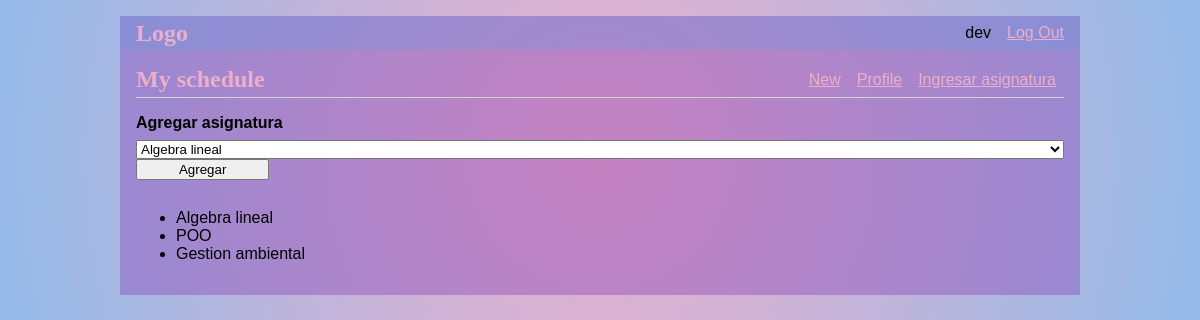
/schedule (signed in), run on an earlier commit of the app's database.
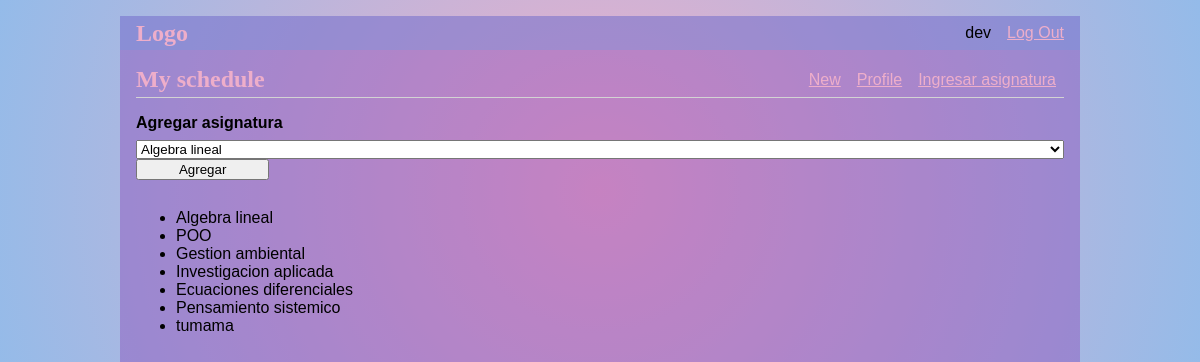
And on a later commit of the database.
### tables this page shows
CREATE TABLE user (
  id INTEGER PRIMARY KEY,
  idtype INTEGER,
  username TEXT UNIQUE NOT NULL,
  password TEXT NOT NULL,
  rol_id INTEGER NOT NULL,
  FOREIGN KEY (rol_id) REFERENCES rol (id),
  FOREIGN KEY (idtype) REFERENCES id_type (id)
);

CREATE TABLE subject_ (
  id INTEGER PRIMARY KEY AUTOINCREMENT,
  name_s TEXT NOT NULL
);

### flaskr/userspace.py (the view)
@bp.route('/schedule', methods=('GET', 'POST'))
@login_required
def schedule():
    mySchedule.addSbjct()
    subjects = mySchedule.getSbjcts()
    schedules = mySchedule.getSchdls()
    return render_template('userspace/schedule.html', subjects=subjects, schedules=schedules)

### flaskr/auth.py (called while the page is built)
@bp.before_app_request
def load_logged_in_user():
    user_id = session.get('user_id')
    if user_id is None:
        g.user = None
    else:
        g.user = get_db().execute(
            'SELECT * FROM user WHERE id = ?', (user_id,)
        ).fetchone()

def login_required(view):
    @functools.wraps(view)
    def wrapped_view(**kwargs):
        if g.user is None:
            return redirect(url_for('auth.login'))
        return view(**kwargs)
    return wrapped_view

### flaskr/db.py (called while the page is built)
def get_db():
    if 'db' not in g:
        g.db = sqlite3.connect(
            current_app.config['DATABASE'],
            detect_types=sqlite3.PARSE_DECLTYPES
        )
        g.db.row_factory = sqlite3.Row
    return g.db

### flaskr/userspace.py (called while the page is built, shortened)
    def getSbjcts(self):
        return self.subjects

    def getSchdls(self):
        return self.schedules

    def addSbjct(self):
        db = get_db()
        self.subjects = db.execute(
            'SELECT id, name_s FROM subject_'
        ).fetchall()
        self.owner = g.user['id']
        owner = self.owner
        self.schedules = db.execute(
            'SELECT s.name_s FROM subject_ s, schedule sch WHERE s.id = sch.id_subj AND sch.id_user = ?',
            (owner,)
        ).fetchall()

### flaskr/templates/userspace/schedule.html
{% extends 'base.html' %}
{% block header %}
  <h1>{% block title %}My schedule{% endblock %}</h1>
  {% if g.user %}
    <a class="action" href="{{ url_for('blog.create') }}">New</a>
    <a class="action" href="{{ url_for('userspace.profile') }}">Profile</a>
    <a class="action" href="{{ url_for('userspace.addSubject') }}">Ingresar asignatura</a>
  {% endif %}
{% endblock %}
{% block content %}
  <form method="post">
    <label for="Agregar asignatura">Agregar asignatura</label>
    <select name="subject" id="subject">
      {% for subject in subjects %}
          <option value="{{ subject['id'] }}">{{ subject['name_s'].capitalize() }}</option>
      {% endfor %}
  </select>
  <input type="submit" value="Agregar">
  </form>
  <ul>
    {% for sch in schedules %}
      <li>{{ sch['name_s']}}</li>
    {% endfor %}
  </ul>
{% endblock %}

### flaskr/templates/base.html (shortened to what this page needs)
<!doctype html>
<link rel="stylesheet" href="{{ url_for('static', filename='style.css') }}">
<nav>
  <h1><a class="action" href="{{ url_for('blog.index') }}" style="text-decoration: none;" >Logo</a></h1>
  <ul>
    {% if g.user %}
      <li><span>{{ g.user['username'] }}</span>
      <li><a href="{{ url_for('auth.logout') }}">Log Out</a>
    {% else %}
      <li><a href="{{ url_for('auth.register') }}">Register</a>
      <li><a href="{{ url_for('auth.login') }}">Log In</a>
    {% endif %}
  </ul>
</nav>
<section class="content">
  <header>
    {% block header %}{% endblock %}
  </header>
  {% block content %}{% endblock %}
</section>

### flaskr/static/style.css (style rules this page uses)
h1 { font-family: Cambria, serif; color: #eeaeca; margin: 1rem 0; }
a { color: #eeaeca; }
nav { background: #649cde4a; display: flex; align-items: center; padding: 0 0.5rem; }
nav h1 { flex: auto; margin: 0; }
nav h1 a { text-decoration: none; padding: 0.25rem 0.5rem; }
nav ul { display: flex; list-style: none; margin: 0; padding: 0; }
nav ul li a, nav ul li span, header .action { display: block; padding: 0.5rem; }
.content { padding: 0 1rem 1rem; }
.content > header { border-bottom: 1px solid lightgray; display: flex; align-items: flex-end; }
.content > header h1 { flex: auto; margin: 1rem 0 0.25rem 0; }
.content:last-child { margin-bottom: 0; }
.content form { margin: 1em 0; display: flex; flex-direction: column; }
.content label { font-weight: bold; margin-bottom: 0.5em; }
.content input, .content textarea { margin-bottom: 1em; }
input[type=submit] { align-self: start; min-width: 10em; }

What changed in the data, as far as the page shows it:
added subject_: name_s "Investigacion aplicada"
added subject_: name_s "Ecuaciones diferenciales"
added subject_: name_s "Pensamiento sistemico"
added subject_: name_s "tumama"
